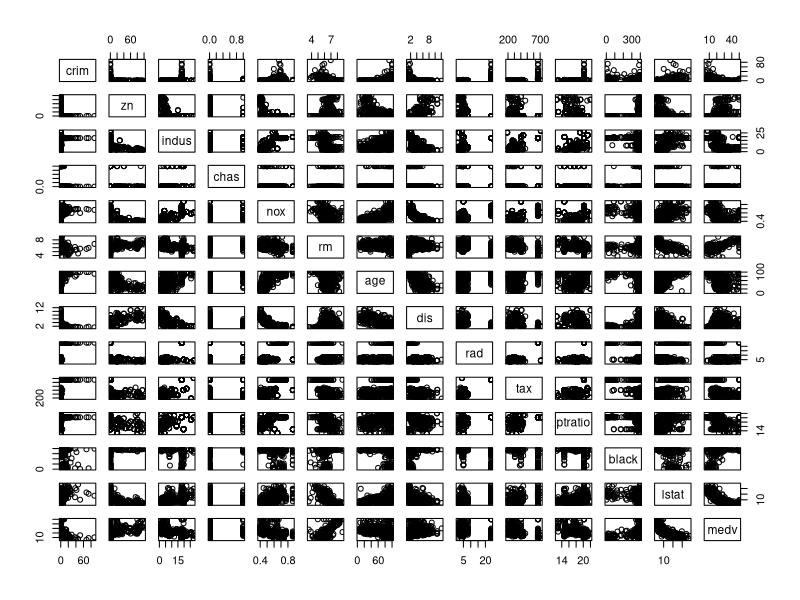
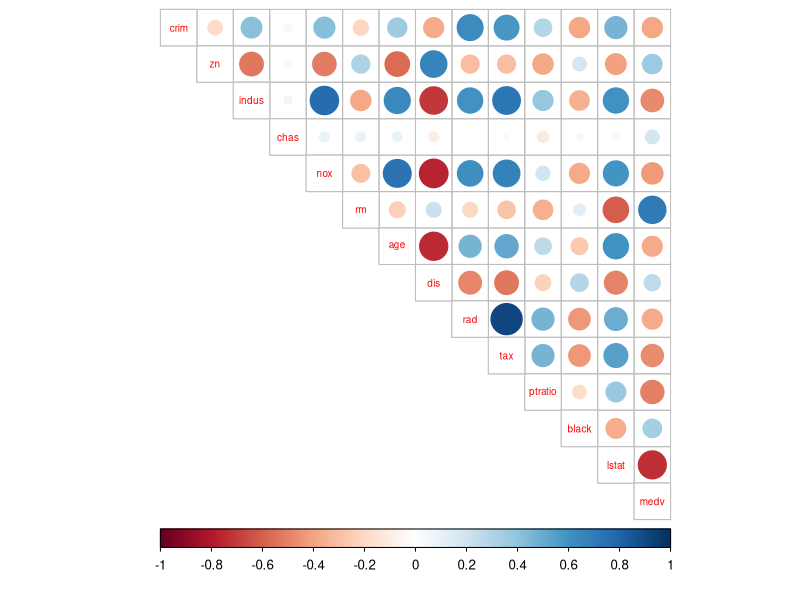
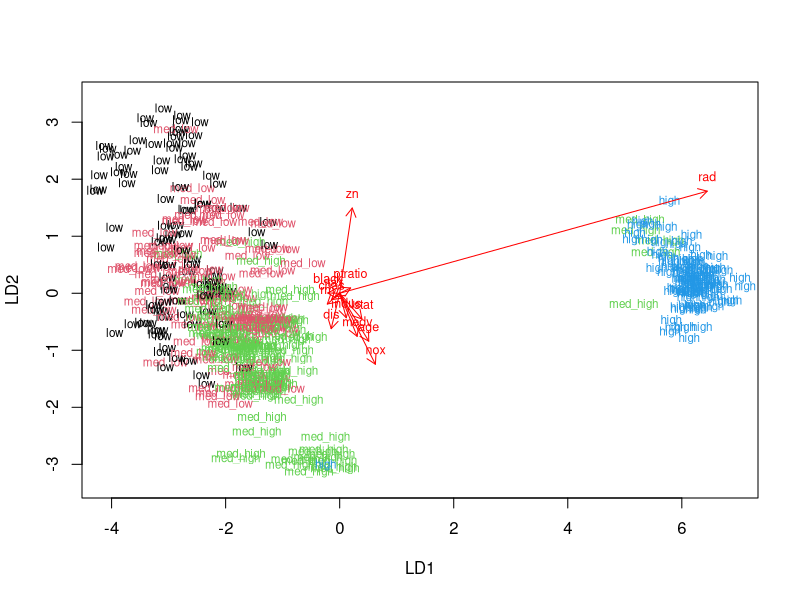
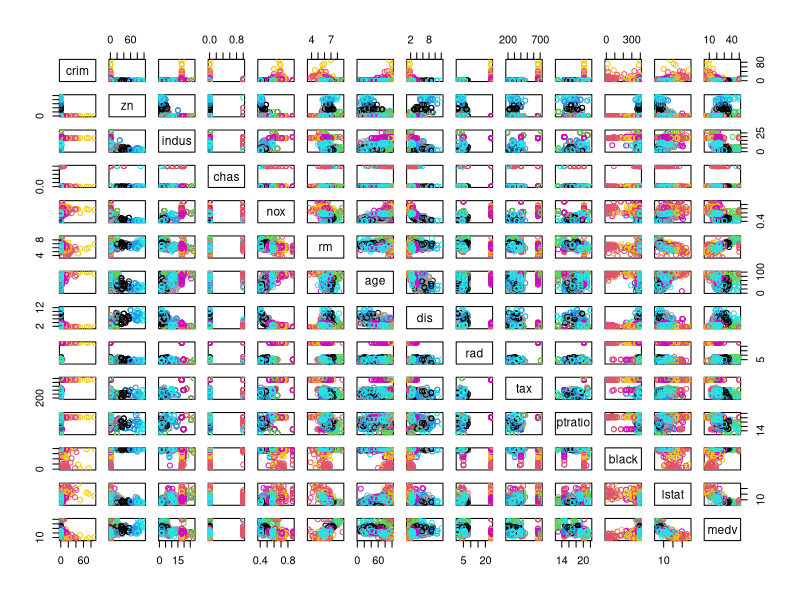
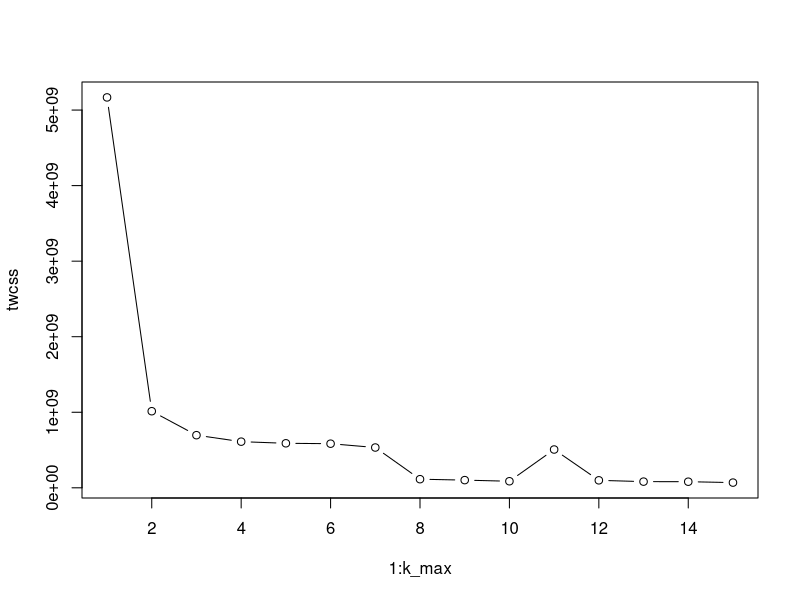
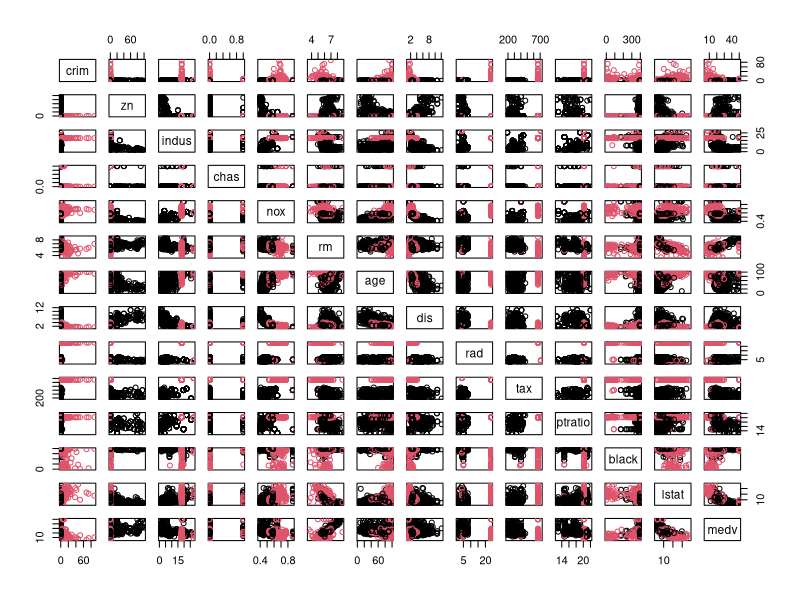

These charts were generated, in order, by the following R code:
## ---- chunk 1
library(MASS)
library(tidyverse)
library(corrplot)
library(ggplot2)
library(GGally)
data("Boston")

## ---- chunk 2
colnames(Boston)

## ---- chunk 3
pairs(Boston)
summary(Boston)


## ---- chunk 4

cor_matrix<-cor(Boston) %>% round(digits= 2)

corrplot(cor_matrix, type="upper", cl.pos="b", tl.pos="d", tl.cex = 0.6, method="circle")
## ---- chunk 5
boston_scaled <- scale(Boston)
summary(boston_scaled)
class(boston_scaled)
boston_scaled <- as.data.frame(boston_scaled)
## ---- chunk 6
scaled_crim <- boston_scaled$crim

summary(scaled_crim)

bins <- quantile(scaled_crim)

crime <- cut(scaled_crim, breaks = bins, include.lowest = TRUE, labels = c("low", "med_low", "med_high", "high"))

table(crime)

boston_scaled <- dplyr::select(boston_scaled, -crim)
boston_scaled <- data.frame(boston_scaled, crime)
## ---- chunk 7
n <- nrow(boston_scaled)

ind <- sample(n,  size = n * 0.8)

train <- boston_scaled[ind,]
test <- boston_scaled[-ind,]


print("Training set")
nrow(train)
print("Testing set")
nrow(test)
## ---- chunk 8
lda.fit <- lda(crime ~., data = train)

lda.fit

lda.arrows <- function(x, myscale = 1, arrow_heads = 0.1, color = "red", tex = 0.75, choices = c(1,2)){
  heads <- coef(x)
  arrows(x0 = 0, y0 = 0, 
         x1 = myscale * heads[,choices[1]], 
         y1 = myscale * heads[,choices[2]], col=color, length = arrow_heads)
  text(myscale * heads[,choices], labels = row.names(heads), 
       cex = tex, col=color, pos=3)
}

classes <- as.numeric(train$crime)

plot(lda.fit, dimen = 2, col= classes, pch=classes)
lda.arrows(lda.fit, myscale = 2)

## ---- chunk 9
correct_classes <- test$crime
test <- dplyr::select(test, -crime)

lda.pred <- predict(lda.fit, newdata = test)

table(correct = correct_classes, predicted = lda.pred$class)

## ---- chunk 10
data("Boston")
boston_scaled <- scale(Boston)
dist_eu <- dist(boston_scaled)
km <-kmeans(dist_eu, centers = 15)

pairs(Boston, col = km$cluster)

## ---- chunk 11
set.seed(123)

dist_eu <- dist(Boston)

k_max <- 15

twcss <- sapply(1:k_max, function(k){kmeans(dist_eu, k)$tot.withinss})
plot(1:k_max, twcss, type='b')

## ---- chunk 12

km <-kmeans(dist_eu, centers = 2)

pairs(Boston, col = km$cluster)

